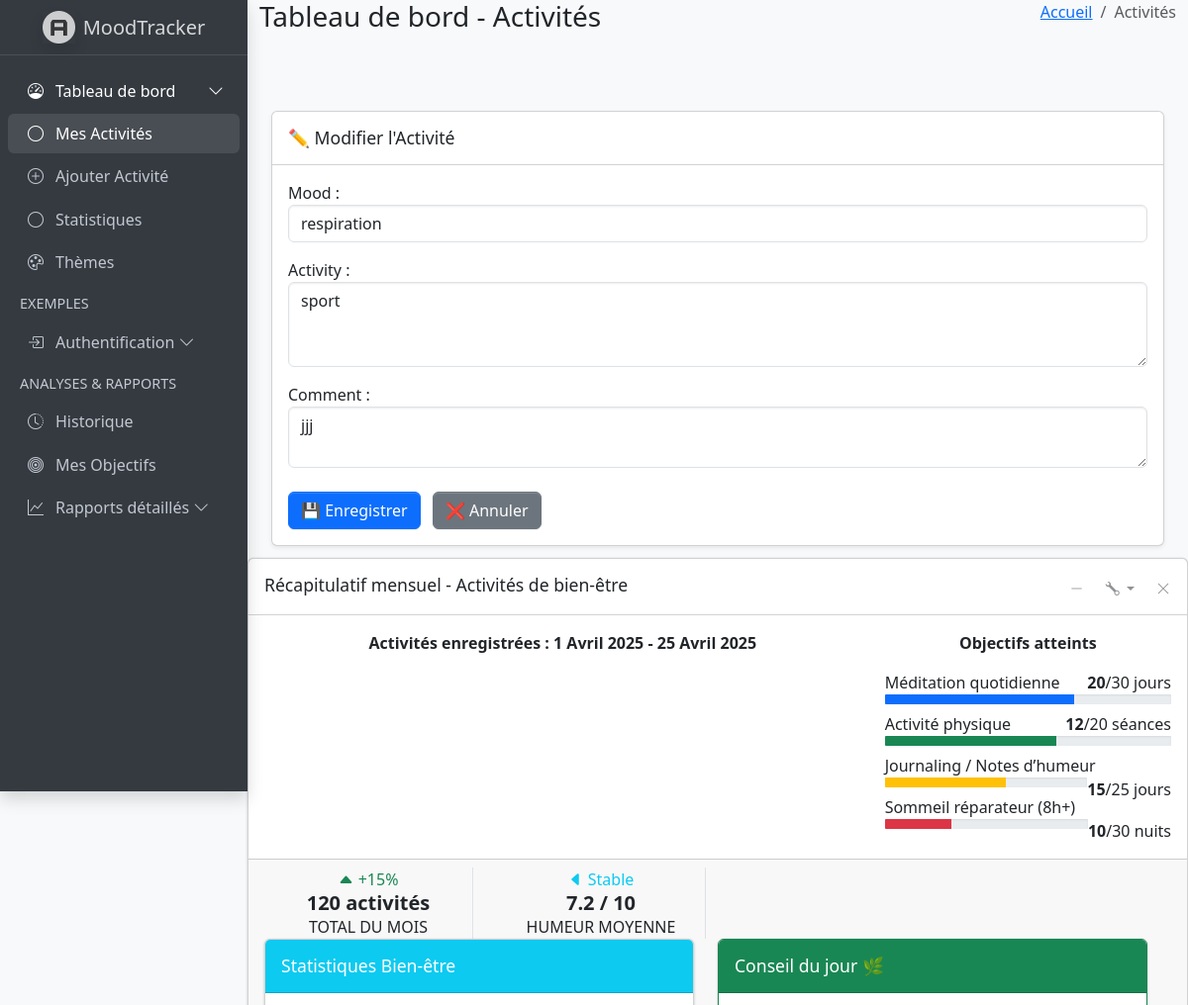
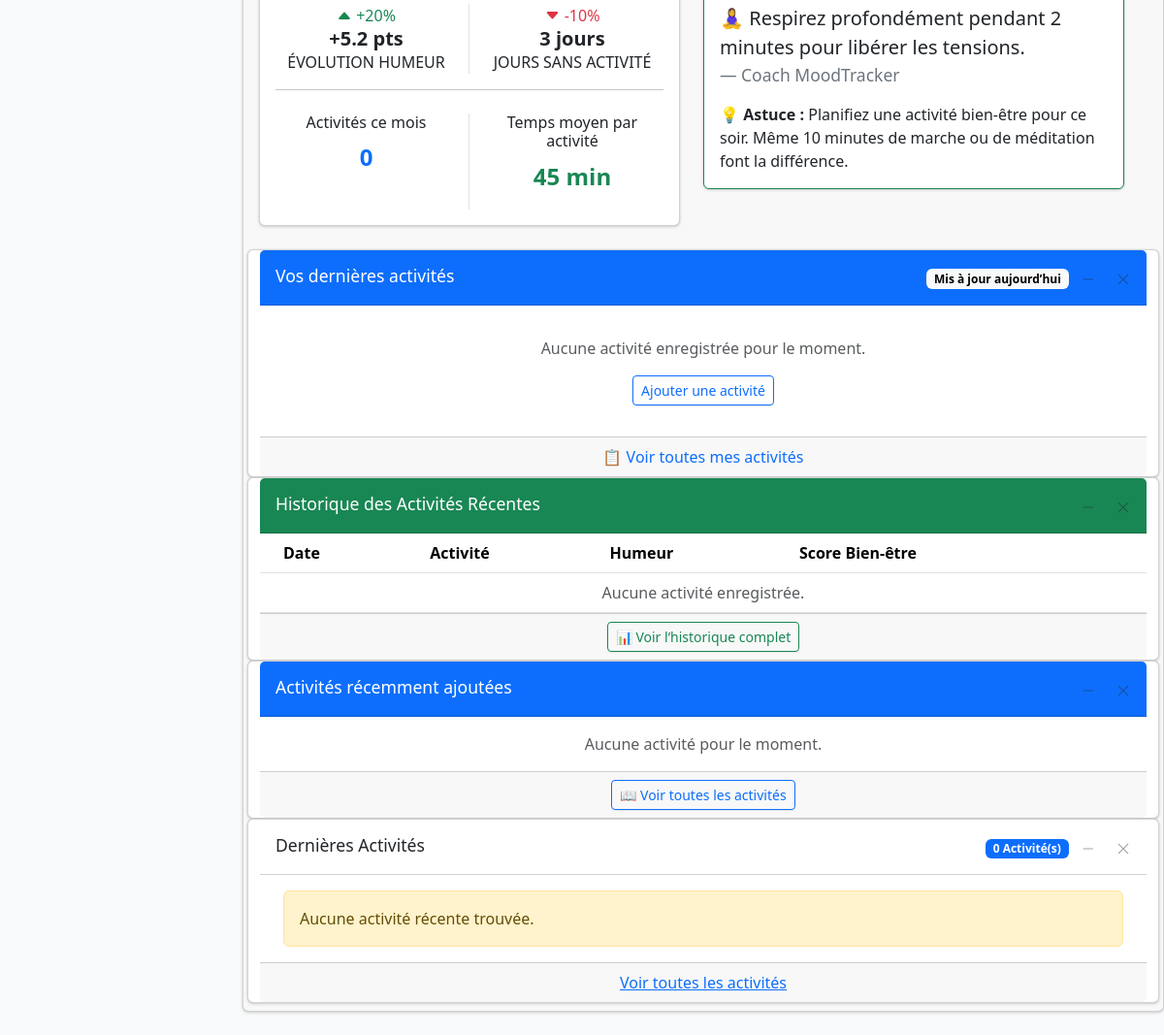
Page /modifier-activite/5/ (signed in) on the committed database (2 pictures, top to bottom).
### activities/models.py (models this page shows, shortened)
class ActiviteBienEtre(models.Model):
    mood = models.CharField(max_length=100)
    activity = models.TextField()
    comment = models.TextField(blank=True, null=True)
    date = models.DateTimeField(auto_now_add=True)
    utilisateur = models.ForeignKey(User, on_delete=models.CASCADE)

### activities/views.py (the view)
# urls.py: path('modifier-activite/<int:id>/', activities_views.edit_activite, name='edit_entry'),
@login_required
def edit_activite(request, id):
    activite = get_object_or_404(ActiviteBienEtre, id=id, utilisateur=request.user)
    if request.method == 'POST':
        form = ActiviteForm(request.POST, instance=activite)
        if form.is_valid():
            form.save()
            messages.success(request, 'Activité modifiée avec succès.')
            return redirect('mes_activites')  # <<< corrigé ici
    else:
        form = ActiviteForm(instance=activite)
    return render(request, 'dashboard/edit_activite.html', {'form': form})

### activities/forms.py
class ActiviteForm(forms.ModelForm):
    class Meta:
        model = ActiviteBienEtre
        fields = ['mood', 'activity', 'comment']
        widgets = {
            'mood': forms.TextInput(attrs={'class': 'form-control', 'placeholder': 'Comment est votre humeur ?'}),
            'activity': forms.Textarea(attrs={'class': 'form-control', 'rows': 3, 'placeholder': 'Décrivez votre activité'}),
            'comment': forms.Textarea(attrs={'class': 'form-control', 'rows': 2, 'placeholder': 'Un commentaire ? (facultatif)'}),
        }

### activities/templates/dashboard/edit_activite.html (shortened to what this page needs)
{% extends 'dashboard/base_dashboard.html' %}
{% block content %}
<div class="container mt-5">
    <div class="card shadow-sm">
        <div class="card-header">
            <h3 class="card-title mb-0">✏️ Modifier l'Activité</h3>
        </div>
        <div class="card-body">
            <form method="post">
                {{ form.as_p }}
                <div class="mt-4">
                    <button type="submit" class="btn btn-primary">💾 Enregistrer</button>
                    <a href="{% url 'mes_activites' %}" class="btn btn-secondary ms-2">❌ Annuler</a>
                </div>
            </form>
        </div>
    </div>
</div>
{% endblock %}

### activities/templates/dashboard/base_dashboard.html (style rules this page uses)
.container, .card, .card-body { transition: background-color 0.5s ease, color 0.5s ease; }

### rows in the picture
ActiviteBienEtre: mood "respiration", activity "sport", comment "jjj"

### other values in the picture
{{ activites|length }} "0"
